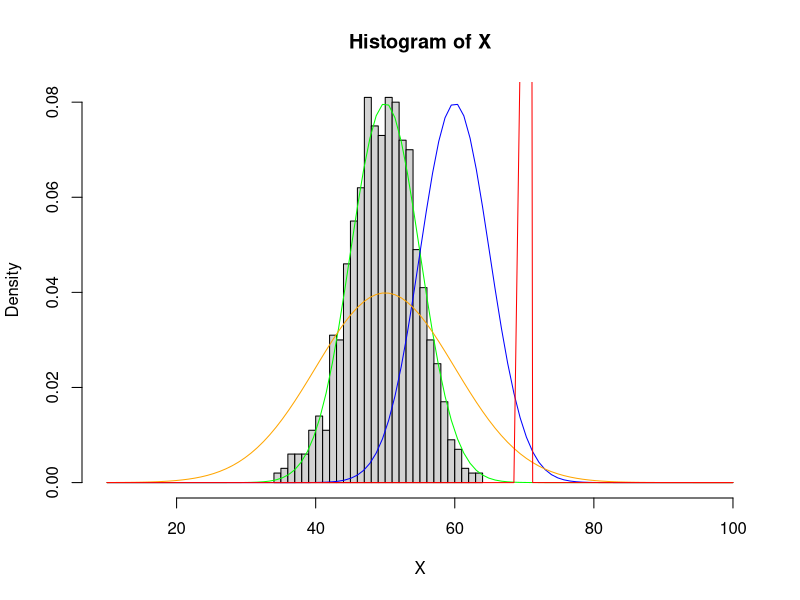
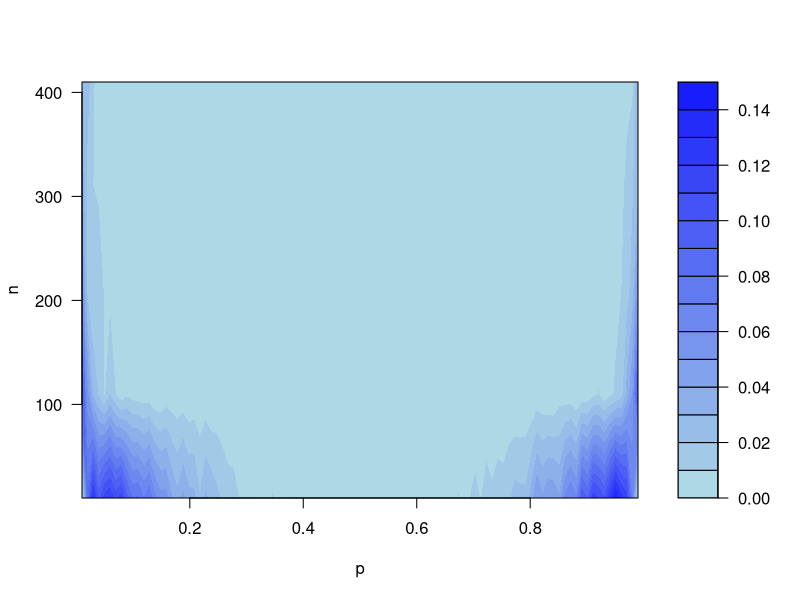

Source code (R) for these figures, in order:
# Supervised Learning
## Information Theory 1

# Sample points according to the true distribution and visualize the 
# KLD for different parameter settings of the 
# Gaussian distribution (including the optimal one if available)

nr_points = 1000
p = 0.5
n = 100
# Creating data
X = rbinom(nr_points, prob = p, size = n)

# define different Normal density functions
normal_optimal = function(x) dnorm(
  x, mean = p*n, sd = sqrt(p*(1-p)*n)
)
normal_shift = function(x) dnorm(
  x, mean = p*n + 10, sd = sqrt(p*(1-p)*n)
)
normal_scale_increase = function(x) dnorm(
  x, mean = p*n, sd = sqrt(p*(1-p)*n)*2
)
normal_right_scale_decrease <- function(x) dnorm(
  x, mean = n*p + 20, sd = p*(1-p))


hist(X, breaks = 25, xlim = c(10, 100), freq = FALSE)
curve(normal_optimal, from = 10, to = 100, add = TRUE, col = "green")
curve(normal_shift, from = 10, to = 100, add = TRUE, col = "blue")
curve(normal_scale_increase, from = 10, to = 100, add = TRUE, col = "orange")
curve(normal_right_scale_decrease, from = 10, to = 100, add = TRUE, col = "red")

kld_value <- function(mu, sigma2) {
  0.5*log(sigma2) + 0.5*sigma2^(-1) * (n*p*(1-p) + (n*p -mu)^2)
}

(optimal_green <- kld_value(n*p,n*p*(1-p)))
(shift_blue <- kld_value(n*p-10,n*p*(1-p)))
(scale_increase_orange <- kld_value(n*p,n*p*(1-p)*4))
(right_scale_decrease_red <- kld_value(n*p+20, (p*(1-p))^2))

# (c) Create a surface plot with axes n and p and colour value equal to the KLD for the optimal normal distribution.

p_seq <- seq(0.01, 0.99, l = 100)
n_seq <- seq(10, 500, by = 100)
B <- 1000
kld_value_approx <- function(n,p){
  # sample a large number of data points from true distribution
  x <- rbinom(B, prob = p, size = n)
  # approximate the mean; threshold values to 0 if < 0 due
  # to the approximation
  pmax(
    mean(
      dbinom(x, prob = p, size = n, log = TRUE) -
        dnorm(x, mean = n*p, sd = sqrt(n*p*(1-p)), log = TRUE),
      na.rm = TRUE
    ),
    0)
}
kld_val <- sapply(n_seq, function(this_n)
  sapply(p_seq, function(this_p) kld_value_approx(this_n, this_p)))
cols <- rev(colorRampPalette(c("darkred","red","blue","lightblue"))(50))

filled.contour(x = p_seq, y = n_seq, z = kld_val,
               xlab = "p", ylab = "n",
               col = cols
)

# Information Theory 2
# Implementation of Smoothed Cross-Entropy Loss

#’ @param label ground truth vector of the form (n_samples,).
#’ Labels should be "1","2","3" and so on.
#’ @param pred Predicted probabilities of the form (n_samples,n_labels)
#’ @param smoothing Hyperparameter for label-smoothing
smoothed_ce_loss <- function(
    label,
    pred,
    smoothing)
{
  num_samples <- NROW(pred)
  num_classes<- NCOL(pred)
  # Let’s make some assertions:
  # label should be a 1-D array.one-hot encoded label is not necessary
  stopifnot(NCOL(label)==1)
  # smoothing hyperparameter in allowed range
  stopifnot((smoothing>=0 & smoothing <= 1))
  # Same amount of rows in labels and predictions
  stopifnot((NROW(label)== num_samples))
  # Predicted probabilities must have as many columns as labels
  stopifnot(length(unique(label)) == num_classes)
  #Calculate the base level
  smoothing_per_class <- smoothing / num_classes
  # build the label matrix. Shape = [ num_samples, num_classes]
  # Start with the base level
  smoothed_labels_matrix = matrix(smoothing_per_class,
                                  nrow=num_samples,ncol=num_classes)
  # Add the smoothed correct labels
  true_labels_loc=cbind(1:num_samples, label)
  smoothed_labels_matrix[true_labels_loc]= 1 - smoothing + smoothing_per_class
  cat("Labels matrix:\n")
  print(smoothed_labels_matrix)
  # Calculate the loss
  cat("Loss for each sample:\n ",
      rowSums(- smoothed_labels_matrix * log(pred)))
  loss <- mean(rowSums(- smoothed_labels_matrix * log(pred)))
  cat("\n Loss:\n",loss)
  return (loss)
}

# Let’s build a "confident model", the model has very high predicted
#probabilities for one of the labels
label= c(1,2,2,3,1)
pred= rbind(
  c(0.85,0.10,0.05),
  c(0.05,0.9,0.05),
  c(0.02,0.95,0.03),
  c(0.13,0.02,0.85),
  c(0.86,0.04,0.1))

# cross entropy means smoothing=0
smoothing=0
loss<-smoothed_ce_loss(label,pred,smoothing)
